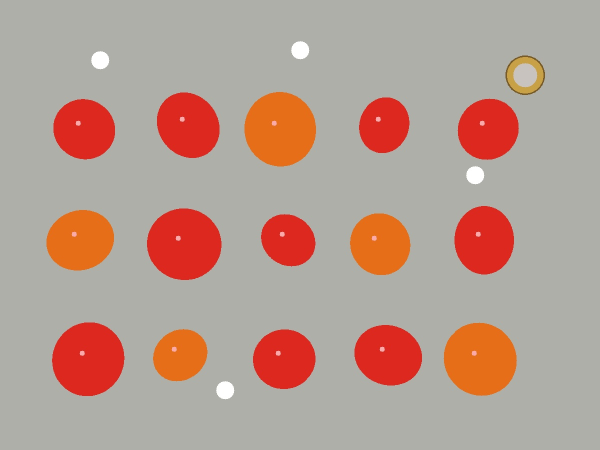
#> input picture tests/test_photos_15_tomatoes/photo_2_cement_floor_glare.jpg, 1200 x 900 px (shown at 1/2 size)
$ python -i calibration.py   (imports and definitions only)
#> lines starting #> are read from the running program, lines starting #| are printed output that depends on the picture; after the words box and inside, x2 and y2 are one past the last pixel; in counts of white or black regions, pixels touching at a corner belong together
#> further down, picture is the input picture: shape (900, 1200, 3); mean B, G, R 144.4, 155.8, 183.2
import cv2
import numpy as np
from typing import Tuple, Optional, Dict, Any, List

def detect_reference_object(
    image_bgr: np.ndarray,
    reference_type: str = "coin_10",
    custom_dimension_mm: Optional[float] = None
) -> Tuple[Optional[float], Optional[Dict[str, Any]], str, List[str]]:
    """
    Detects reference object (₹10 coin, ₹5 coin, or custom card/disc) to compute pixels_per_mm.

    Nominal diameters:
      - coin_10: 27.0 mm
      - coin_5: 23.0 mm
      - custom_card: custom_dimension_mm (e.g. width or diameter)

    Returns:
      (pixels_per_mm, ref_info_dict, confidence, warnings)
    """
#> called with reference_type = 'coin_10'
    warnings = []

    nominal_mm = 27.0
    if reference_type == "coin_10":
        nominal_mm = 27.0
    elif reference_type == "coin_5":
        nominal_mm = 23.0
    elif reference_type == "custom_card":
        if not custom_dimension_mm or custom_dimension_mm <= 0:
            return None, None, "failed", ["Custom reference dimension must be greater than 0 mm"]
        nominal_mm = float(custom_dimension_mm)
    else:
        nominal_mm = 27.0

    h, w = image_bgr.shape[:2]
#> h = 900; w = 1200
    total_area = h * w
#> total_area = 1080000
    gray = cv2.cvtColor(image_bgr, cv2.COLOR_BGR2GRAY)
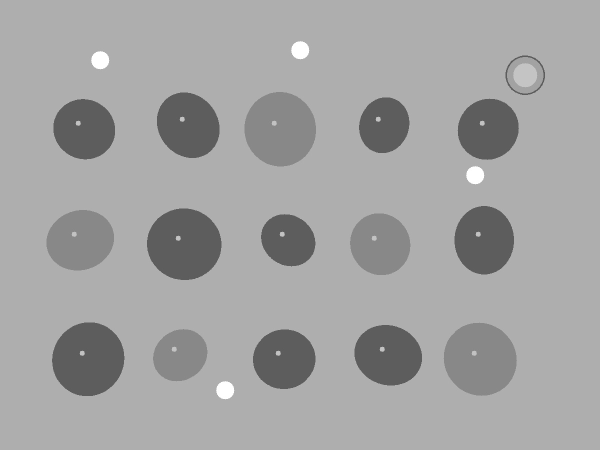
#> gray: shape (900, 1200) (shown at 1/2 size); min 85, max 255, mean 162.7
    blurred = cv2.GaussianBlur(gray, (7, 7), 2.0)

    # Convert to HSV to differentiate coins from red/orange tomatoes
    hsv = cv2.cvtColor(image_bgr, cv2.COLOR_BGR2HSV)
#> hsv: shape (900, 1200, 3); mean H, S, V 29.4, 47.3, 184.1

    # Filter glare mask: bright specular highlights (V > 238 and S < 35)
    glare_mask = cv2.inRange(hsv, np.array([0, 0, 238]), np.array([180, 35, 255]))
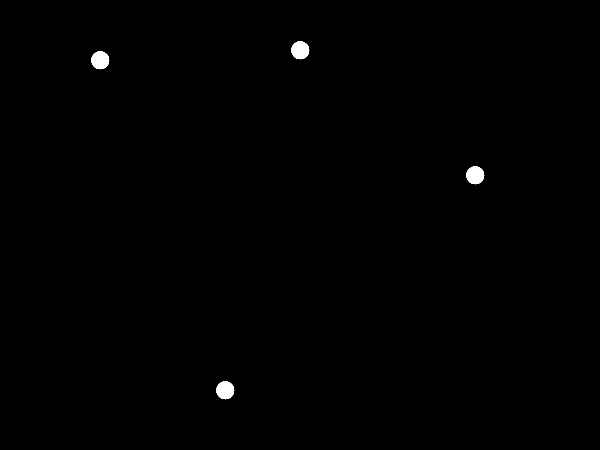
#> glare_mask: shape (900, 1200) (shown at 1/2 size); 0.37% white; 4 white regions, box (x1, y1, x2, y2) and area: (582, 82, 619, 119) 1009, (182, 102, 219, 139) 1009, (932, 332, 969, 369) 1009, (432, 762, 469, 799) 1009

    def check_is_glare(roi_hsv: np.ndarray) -> bool:
        if roi_hsv.size == 0:
            return False
        mean_val = float(np.mean(roi_hsv[:, :, 2]))
        mean_sat = float(np.mean(roi_hsv[:, :, 1]))
        if mean_val > 238 and mean_sat < 35:
            return True
        white_ratio = np.sum((roi_hsv[:, :, 2] > 238) & (roi_hsv[:, :, 1] < 35)) / float(roi_hsv.shape[0] * roi_hsv.shape[1])
        return white_ratio > 0.35

    def evaluate_coin_candidate(cx: int, cy: int, radius: float, circularity: float, box: Tuple[int, int, int, int]) -> Optional[Dict[str, Any]]:
        # 1. Size check: reasonable coin fraction of image
        min_r = max(10.0, min(h, w) * 0.012)
        max_r = min(h, w) * 0.16
        if not (min_r <= radius <= max_r):
            return None
        if circularity < 0.68:
            return None

        # Sample pixels inside the circle (inner 75% radius to avoid background edge bleeding)
        sample_r = max(3, int(radius * 0.75))
        sample_mask = np.zeros((h, w), dtype=np.uint8)
        cv2.circle(sample_mask, (int(cx), int(cy)), sample_r, 255, -1)
        sampled_hsv = hsv[sample_mask == 255]
        if sampled_hsv.size == 0:
            return None

        mean_sat = float(np.mean(sampled_hsv[:, 1]))
        mean_val = float(np.mean(sampled_hsv[:, 2]))
        mean_hue = float(np.mean(sampled_hsv[:, 0]))

        # 2. Glare check: ignore very bright white spots (specular reflections)
        if mean_val > 238 and mean_sat < 32:
            return None
        glare_ratio = np.sum((sampled_hsv[:, 2] > 238) & (sampled_hsv[:, 1] < 32)) / float(len(sampled_hsv))
        if glare_ratio > 0.35:
            return None

        # 3. Exclude tomato red/orange fruit (high saturation red)
        if (mean_sat > 80) and (mean_hue <= 11 or mean_hue >= 170):
            return None

        # 4. Gold or silver colour check
        # Gold/brass: hue 10 to 45, sat 20 to 170, val 45 to 235
        is_gold = (10 <= mean_hue <= 48) and (20 <= mean_sat <= 170) and (45 <= mean_val <= 235)
        # Silver/steel: low saturation (<= 45), metallic brightness 55 to 235
        is_silver = (mean_sat <= 45) and (55 <= mean_val <= 235)

        if not (is_gold or is_silver):
            return None

        color_score = 0.9 if is_gold else 0.8
        if is_gold:
            color_score -= (abs(mean_hue - 24) / 50.0)
        else:
            color_score -= (mean_sat / 100.0)
        color_score = max(0.1, color_score)

        ideal_r = min(h, w) * 0.045
        size_score = max(0.2, 1.0 - abs(radius - ideal_r) / (ideal_r * 2.5))
        total_score = (circularity ** 2) * color_score * size_score

        x, y, bw, bh = box
        return {
            "center": (int(cx), int(cy)),
            "radius": float(radius),
            "diameter_px": float(radius * 2),
            "box": (int(x), int(y), int(bw), int(bh)),
            "circularity": float(circularity),
            "mean_sat": mean_sat,
            "mean_val": mean_val,
            "is_gold": is_gold,
            "is_silver": is_silver,
            "score": float(total_score)
        }

    # Evaluate edges excluding glare
    edges = cv2.Canny(blurred, 40, 120)
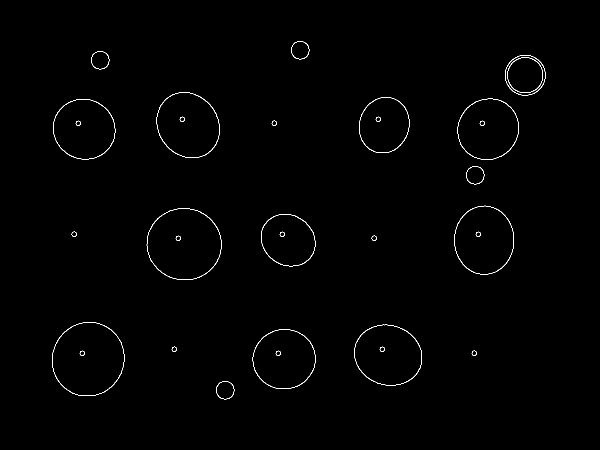
#> edges: shape (900, 1200) (shown at 1/2 size); 0.56% white in thin lines or dots, all inside (x1, y1, x2, y2) = (104, 82, 1091, 799)
    edges[glare_mask == 255] = 0  # ignore glare edges
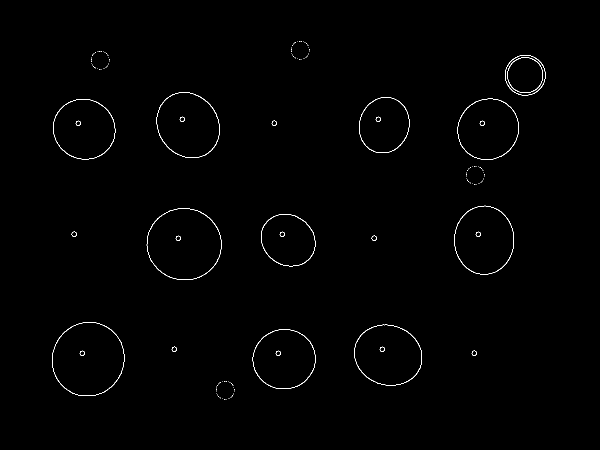
#> edges: shape (900, 1200) (shown at 1/2 size); 0.54% white in thin lines or dots, all inside (x1, y1, x2, y2) = (104, 82, 1091, 799)
    kernel = cv2.getStructuringElement(cv2.MORPH_ELLIPSE, (3, 3))
    edges_dilated = cv2.dilate(edges, kernel, iterations=1)
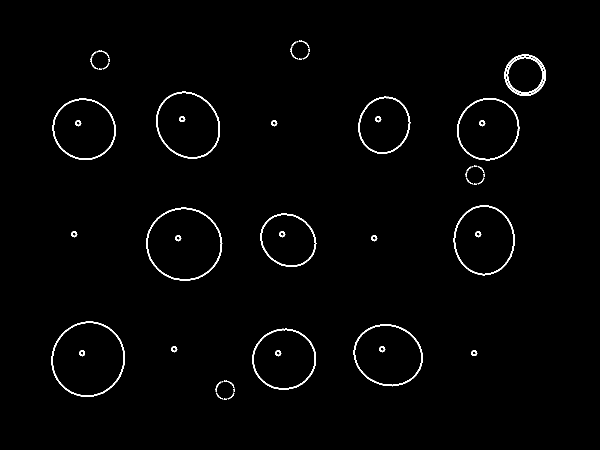
#> edges_dilated: shape (900, 1200) (shown at 1/2 size); 1.4% white in thin lines or dots, all inside (x1, y1, x2, y2) = (103, 81, 1092, 800)

    contours, _ = cv2.findContours(edges_dilated, cv2.RETR_TREE, cv2.CHAIN_APPROX_SIMPLE)
#> contours = 76 contours, 9 with area under 20; largest, box (x1, y1, x2, y2) and area: (292, 415, 445, 561) 17158, (103, 643, 250, 793) 17145, (294, 417, 443, 559) 16224, (105, 645, 248, 791) 16214, (707, 648, 845, 773) 13188

    candidate_coins = []

    # 1. Hough circles
    min_radius = int(min(h, w) * 0.012)
#> min_radius = 10
    max_radius = int(min(h, w) * 0.16)
#> max_radius = 144
    detected_circles = cv2.HoughCircles(
        blurred,
        cv2.HOUGH_GRADIENT,
        dp=1.2,
        minDist=min_radius * 2,
        param1=90,
        param2=35,
        minRadius=min_radius,
        maxRadius=max_radius
    )
#> detected_circles = 27 rows, first 8: [174.6, 720.6, 70.72], [367.8, 490.2, 73.72], [559.8, 255, 70.96], [957, 714.6, 69.88], [163.8, 256.2, 57.88], [568.2, 715.8, 62.08], [977.4, 259.8, 61.84], [1050.6, 150.6, 39.64]

    if detected_circles is not None:
        detected_circles = np.uint16(np.around(detected_circles[0]))
#> detected_circles = 27 rows, first 8: [175, 721, 71], [368, 490, 74], [560, 255, 71], [957, 715, 70], [164, 256, 58], [568, 716, 62], [977, 260, 62], [1051, 151, 40]
        for (cx, cy, r) in detected_circles:
            x1, y1 = max(0, cx - r), max(0, cy - r)
            x2, y2 = min(w, cx + r), min(h, cy + r)
            if x2 <= x1 or y2 <= y1:
                continue
            cand = evaluate_coin_candidate(cx, cy, float(r), 0.95, (int(x1), int(y1), int(x2 - x1), int(y2 - y1)))
            if cand:
                candidate_coins.append(cand)
#> this loop made 27 passes
#> (cx, cy, r, x1, y1, x2, y2, sample_r in evaluate_coin_candidate) on passes 1, 2, 5, 6, 7, 10, 11, 12, 13, 14, 15, 16: (175, 721, 71, 104, 650, 246, 792, 53), (368, 490, 74, 294, 416, 442, 564, 55), (164, 256, 58, 106, 198, 222, 314, 43), (568, 716, 62, 506, 654, 630, 778, 46), (977, 260, 62, 915, 198, 1039, 322, 46), (367, 257, 72, 295, 185, 439, 329, 54), (980, 479, 72, 908, 407, 1052, 551, 54), (388, 241, 75, 313, 166, 463, 316, 56), (787, 713, 57, 730, 656, 844, 770, 42), (956, 479, 72, 884, 407, 1028, 551, 54), (583, 471, 61, 522, 410, 644, 532, 45), (766, 706, 57, 709, 649, 823, 763, 42)
#> (cx, cy, r, x1, y1, x2, y2, sample_r in evaluate_coin_candidate) on passes 3, 4, 9, 17, 19, 21: (560, 255, 71, 489, 184, 631, 326, 53), (957, 715, 70, 887, 645, 1027, 785, 52), (761, 490, 60, 701, 430, 821, 550, 45), (171, 476, 56, 115, 420, 227, 532, 42), (357, 704, 56, 301, 648, 413, 760, 42), (152, 484, 59, 93, 425, 211, 543, 44)
#> after the loop, candidate_coins = 1 item

    # 2. Contours for circularity
    for c in contours:
        area = cv2.contourArea(c)
        if area < (np.pi * (min_radius ** 2)) or area > (np.pi * (max_radius ** 2)):
            continue
        perimeter = cv2.arcLength(c, True)
        if perimeter <= 0:
            continue
        circularity = 4.0 * np.pi * area / (perimeter ** 2)
        (cx, cy), radius = cv2.minEnclosingCircle(c)
        x, y, bw, bh = cv2.boundingRect(c)
        aspect_ratio = float(bw) / float(bh) if bh > 0 else 0
        if not (0.75 <= aspect_ratio <= 1.30):
            continue
        cand = evaluate_coin_candidate(int(cx), int(cy), float(radius), float(circularity), (int(x), int(y), int(bw), int(bh)))
        if cand:
            candidate_coins.append(cand)
#> this loop made 76 passes
#> area on passes 2, 3, 5, 6, 7, 8, 9, 10, 13, 14, 17, 18: 21, 20, 34, 31, 97, 39, 97, 39, 96, 38, 96, 38
#> (area, perimeter, circularity, cx, cy, radius) on passes 11, 12, 15, 16, 19, 20: (12044, 411.3, 0.895, 567.7, 717.3, 63.9), (11252, 397.6, 0.894, 567.7, 717.1, 61.91), (13188, 432.6, 0.885, 776, 710, 70.01), (12358, 419, 0.885, 775.7, 710.6, 67.89), (17145, 489.2, 0.9, 176.2, 718.3, 75.92), (16214, 475.6, 0.901, 175.6, 717.9, 73.77)

    if not candidate_coins:
        warnings.append(f"No plausible reference object ({reference_type}) was detected in the photograph.")
        warnings.append("Note: Place the coin flat beside tomatoes on a plain, light background.")
        return None, None, "uncalibrated", warnings

    # Filter out inner concentric circles (e.g. inner core of bimetallic ₹10 coin)
    outer_candidates = []
    for cand in candidate_coins:
        is_inner = False
        cx, cy, r = cand["center"][0], cand["center"][1], cand["radius"]
        for other in candidate_coins:
            if cand is other:
                continue
            ocx, ocy, orad = other["center"][0], other["center"][1], other["radius"]
            dist = np.hypot(cx - ocx, cy - ocy)
            if dist < orad * 0.5 and r < orad * 0.85:
                is_inner = True
                break
        if not is_inner:
            outer_candidates.append(cand)
#> this loop made 5 passes
    if outer_candidates:
        candidate_coins = outer_candidates

    # Sort candidates by score and pick best candidate
    candidate_coins.sort(key=lambda x: x["score"], reverse=True)
    best_candidate = candidate_coins[0]

    diameter_px = best_candidate["diameter_px"]
    if diameter_px <= 10:
        warnings.append("Detected reference object diameter in pixels is too small for reliable calibration.")
        return None, None, "uncertain", warnings

    pixels_per_mm = diameter_px / nominal_mm

    # Check plausibility of pixels_per_mm
    # A standard mobile photo of ~1200px width with coin ~80-300px gives ~3 to 12 px/mm
    confidence = "high"
    if pixels_per_mm < 0.5 or pixels_per_mm > 40.0:
        confidence = "low"
        warnings.append(f"Calibration ratio ({pixels_per_mm:.2f} px/mm) is unusually extreme. Measurements may exhibit perspective distortion.")

    warnings.append("Calibration note: A single reference coin cannot fully correct camera tilt or 3D perspective distortion.")

    ref_info = {
        "reference_type": reference_type,
        "nominal_diameter_mm": nominal_mm,
        "detected_diameter_pixels": round(diameter_px, 1),
        "pixels_per_mm": round(pixels_per_mm, 3),
        "center": best_candidate["center"],
        "radius": round(best_candidate["radius"], 1),
        "box": best_candidate["box"],
        "confidence": confidence
    }

    return pixels_per_mm, ref_info, confidence, warnings

>>> import cv2
>>> picture = cv2.imread('../../../tests/test_photos_15_tomatoes/photo_2_cement_floor_glare.jpg')
>>> result = detect_reference_object(picture)
